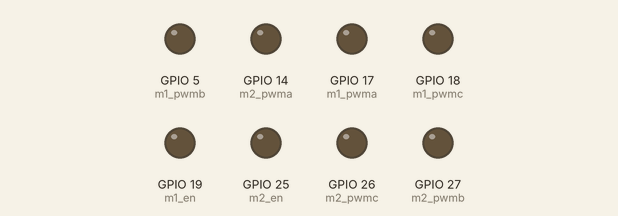
The sketch below on a simulated ESP32. On the bench: output pins drawn as LEDs (lit = HIGH). What the sketch prints to the serial monitor is not drawn.

Above: at 0.1 s.
At 3.15 s:
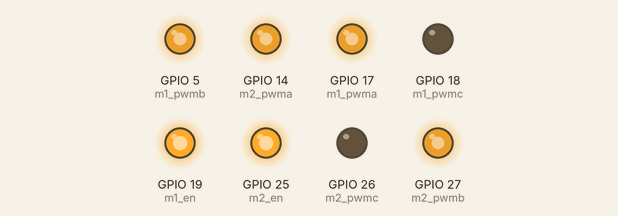
Timing chart, 0 to 3.3 s (numbered marks = the images above):
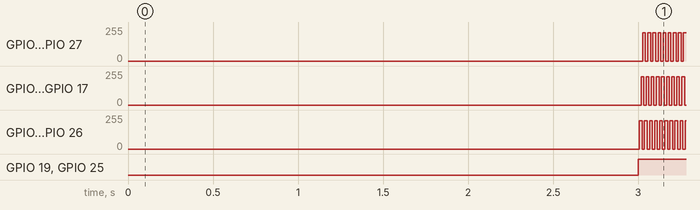

The sketch:

sketch_jan5a.ino
````cpp
//PWM输出引脚定义
//IO 宏

#define m1_pwma 17
#define m1_pwmb 5
#define m1_pwmc 18
#define m1_en 19

#define m2_pwma 14
#define m2_pwmb 27
#define m2_pwmc 26
#define m2_en 25

//初始变量及函数定义
#define _constrain(amt,low,high) ((amt)<(low)?(low):((amt)>(high)?(high):(amt)))
//宏定义实现的一个约束函数,用于限制一个值的范围。
//具体来说，该宏定义的名称为 _constrain，接受三个参数 amt、low 和 high，分别表示要限制的值、最小值和最大值。该宏定义的实现使用了三元运算符，根据 amt 是否小于 low 或大于 high，返回其中的最大或最小值，或者返回原值。
//换句话说，如果 amt 小于 low，则返回 low；如果 amt 大于 high，则返回 high；否则返回 amt。这样，_constrain(amt, low, high) 就会将 amt 约束在 [low, high] 的范围内。
float voltage_limit = 10;
float voltage_power_supply = 12;
float shaft_angle=0,open_loop_timestamp=0;
float zero_electric_angle=0,Ualpha,Ubeta=0,Ua=0,Ub=0,Uc=0,dc_a=0,dc_b=0,dc_c=0;


void setup() {
  // put your setup code here, to run once:
  Serial.begin(115200);
  //PWM设置
  pinMode(m1_pwma, OUTPUT);
  pinMode(m1_pwmb, OUTPUT);
  pinMode(m1_pwmc, OUTPUT);
  pinMode(m1_en,OUTPUT);

  pinMode(m2_pwma, OUTPUT);
  pinMode(m2_pwmb, OUTPUT);
  pinMode(m2_pwmc, OUTPUT);
  pinMode(m2_en,OUTPUT);

  ledcAttach(m1_pwma,30000,8);
  ledcAttach(m1_pwmb,30000,8);
  ledcAttach(m1_pwmc,30000,8);

  ledcAttach(m2_pwma,30000,8);
  ledcAttach(m2_pwmb,30000,8);
  ledcAttach(m2_pwmc,30000,8);

  Serial.println("完成PWM初始化设置");
  delay(3000);

}

// 电角度求解
float _electricalAngle(float shaft_angle, int pole_pairs) {
  return (shaft_angle * pole_pairs);
}

// 归一化角度到 [0,2PI]
float _normalizeAngle(float angle){
  float a = fmod(angle, 2*PI);   //取余运算可以用于归一化，列出特殊值例子算便知
  return a >= 0 ? a : (a + 2*PI);
  //三目运算符。格式：condition ? expr1 : expr2
  //其中，condition 是要求值的条件表达式，如果条件成立，则返回 expr1 的值，否则返回 expr2 的值。可以将三目运算符视为 if-else 语句的简化形式。
  //fmod 函数的余数的符号与除数相同。因此，当 angle 的值为负数时，余数的符号将与 _2PI 的符号相反。也就是说，如果 angle 的值小于 0 且 _2PI 的值为正数，则 fmod(angle, _2PI) 的余数将为负数。
  //例如，当 angle 的值为 -PI/2，_2PI 的值为 2PI 时，fmod(angle, _2PI) 将返回一个负数。在这种情况下，可以通过将负数的余数加上 _2PI 来将角度归一化到 [0, 2PI] 的范围内，以确保角度的值始终为正数。
}


// 设置PWM到控制器输出
void setPwm(float Ua, float Ub, float Uc) {

  Ua = _constrain(Ua,0.0f,voltage_limit);
  Ub = _constrain(Ub,0.0f,voltage_limit);
  Uc = _constrain(Uc,0.0f,voltage_limit);

  // 计算占空比
  // 限制占空比从0到1
  dc_a = _constrain(Ua / voltage_power_supply, 0.0f , 1.0f );
  dc_b = _constrain(Ub / voltage_power_supply, 0.0f , 1.0f );
  dc_c = _constrain(Uc / voltage_power_supply, 0.0f , 1.0f );

  //写入PWM到PWM 0 1 2 通道
  digitalWrite(m1_en,HIGH);
  ledcWrite(m1_pwma, dc_a*255);
  ledcWrite(m1_pwmb, dc_b*255);
  ledcWrite(m1_pwmc, dc_c*255);

  digitalWrite(m2_en,HIGH);
  ledcWrite(m2_pwma, dc_a*255);
  ledcWrite(m2_pwmb, dc_b*255);
  ledcWrite(m2_pwmc, dc_c*255);

}

void setPhaseVoltage(float Uq,float Ud, float angle_el) {
  angle_el = _normalizeAngle(angle_el + zero_electric_angle);
  // 帕克逆变换
  Ualpha =  -Uq*sin(angle_el);
  Ubeta =   Uq*cos(angle_el);

  // 克拉克逆变换
  Ua = Ualpha + voltage_power_supply/2;
  Ub = (sqrt(3)*Ubeta-Ualpha)/2 + voltage_power_supply/2;
  Uc = (-Ualpha-sqrt(3)*Ubeta)/2 + voltage_power_supply/2;
  setPwm(Ua,Ub,Uc);
}


//开环速度函数
float velocityOpenloop(float target_velocity){
  unsigned long now_us = micros();  //获取从开启芯片以来的微秒数，它的精度是 4 微秒。 micros() 返回的是一个无符号长整型（unsigned long）的值

  //计算当前每个Loop的运行时间间隔
  float Ts = (now_us - open_loop_timestamp) * 1e-6f;

  //由于 micros() 函数返回的时间戳会在大约 70 分钟之后重新开始计数，在由70分钟跳变到0时，TS会出现异常，因此需要进行修正。如果时间间隔小于等于零或大于 0.5 秒，则将其设置为一个较小的默认值，即 1e-3f
  if(Ts <= 0 || Ts > 0.5f) Ts = 1e-3f;


  // 通过乘以时间间隔和目标速度来计算需要转动的机械角度，存储在 shaft_angle 变量中。在此之前，还需要对轴角度进行归一化，以确保其值在 0 到 2π 之间。
  shaft_angle = _normalizeAngle(shaft_angle + target_velocity*Ts);
  //以目标速度为 10 rad/s 为例，如果时间间隔是 1 秒，则在每个循环中需要增加 10 * 1 = 10 弧度的角度变化量，才能使电机转动到目标速度。
  //如果时间间隔是 0.1 秒，那么在每个循环中需要增加的角度变化量就是 10 * 0.1 = 1 弧度，才能实现相同的目标速度。因此，电机轴的转动角度取决于目标速度和时间间隔的乘积。

  // 使用早前设置的voltage_power_supply的1/3作为Uq值，这个值会直接影响输出力矩
  // 最大只能设置为Uq = voltage_power_supply/2，否则ua,ub,uc会超出供电电压限幅
  float Uq = voltage_limit;

  setPhaseVoltage(Uq,  0, _electricalAngle(shaft_angle, 7));

  open_loop_timestamp = now_us;  //用于计算```1下一个时间间隔

  return Uq;
}


void loop() {
  // put your main code here, to run repeatedly:
   velocityOpenloop(30);
}
````

Measured:
- by itself, GPIO 19 (m1_en), GPIO 25 (m2_en): LOW → HIGH at 3.0 s
- by itself, GPIO 5 (m1_pwmb), GPIO 14 (m2_pwma), GPIO 17 (m1_pwma), GPIO 18 (m1_pwmc), GPIO 26 (m2_pwmc), GPIO 27 (m2_pwmb): alternates 211/255 for 0.02 s and 0/255 for 0.01 s
